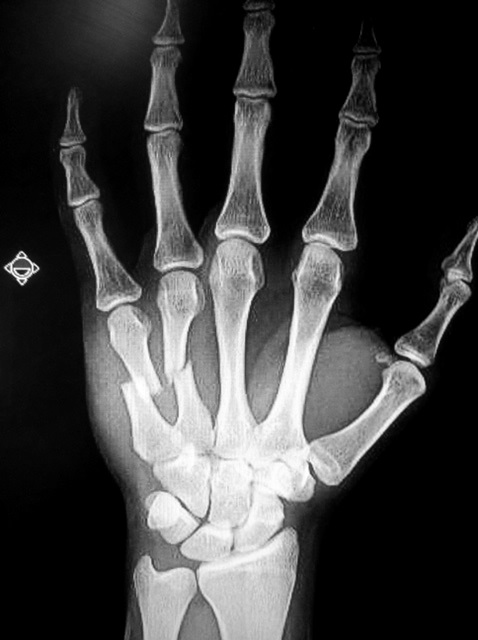
#> input picture dataset/images/1.jpg, 478 x 640 px; its folder holds only this picture in this run
$ python rontgen.py
#> lines starting #> are read from the running program, lines starting #| are printed output that depends on the picture; after the words box and inside, x2 and y2 are one past the last pixel; in counts of white or black regions, pixels touching at a corner belong together; long printed decimals are rounded
import cv2
import numpy as np
import os
import xml.etree.ElementTree as ET

# Ana klasör yolu
dataset_folder = '../dataset/'  # rontgen klasörü içinden çalıştıracağımız için bir üst dizine çıkıyoruz

# Resimlerin ve XML dosyalarının bulunduğu klasör yolları
image_folder = os.path.join(dataset_folder, 'images')
xml_folder = os.path.join(dataset_folder, 'xmls')

# İşlenmiş resimlerin kaydedileceği klasör yolu
output_folder = os.path.join(dataset_folder, 'processed_images')

# Klasörler yoksa oluştur
if not os.path.exists(output_folder):
    os.makedirs(output_folder)

# Klasördeki tüm resim dosyalarını listele
image_files = [f for f in os.listdir(image_folder) if os.path.isfile(os.path.join(image_folder, f))]

# İşlenen dosyaların kaydı
processed_files = []

# Hataları kaydetmek için liste
error_files = []

# Her bir resim dosyası için işlem yap
for image_file in image_files:
    try:
        # Görüntüyü yükleme
        img_path = os.path.join(image_folder, image_file)
        img = cv2.imread(img_path, 0)
#> img is the input picture: shape (640, 478); min 0, max 255, mean 63.6

        if img is None:
            print(f"Error loading image: {img_path}")
            error_files.append(image_file)
            continue

        # Histogram eşitleme
        equalized_image = cv2.equalizeHist(img)
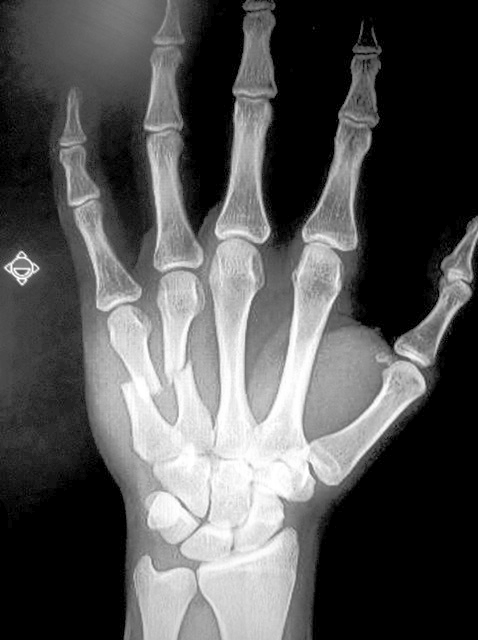
#> equalized_image: shape (640, 478); min 0, max 255, mean 84.2

        # 5x5 boyutunda kernel oluşturma
        kernel = np.ones((5, 5), np.uint8)

        # Dilation işlemi
        img_dilation = cv2.dilate(equalized_image, kernel, iterations=1)
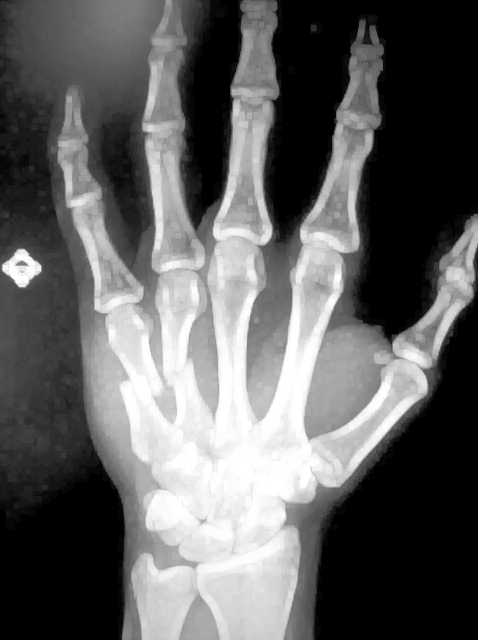
#> img_dilation: shape (640, 478); min 0, max 255, mean 96.1

        # Erozyon işlemi
        eroded_image = cv2.erode(img_dilation, kernel, iterations=1)

        # Closing işlemi
        closing = cv2.morphologyEx(eroded_image, cv2.MORPH_CLOSE, kernel)

        # Kenar bulma işlemi
        edges = cv2.Canny(closing, 100, 200)
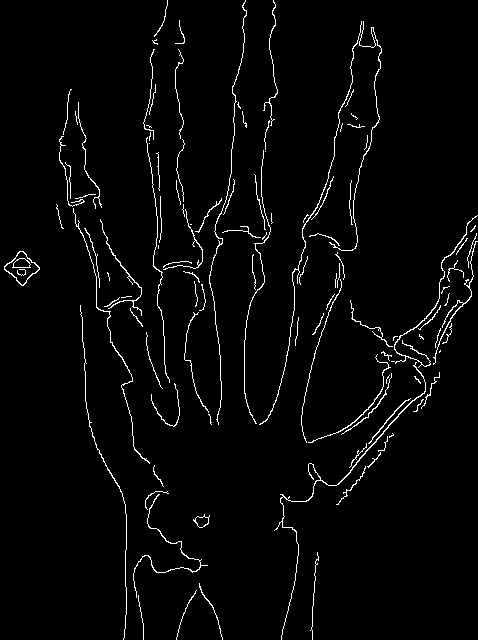
#> edges: shape (640, 478); 2.8% white in thin lines or dots

        # Kenar tespitinden sonra konturları çizme
        contour_image = cv2.cvtColor(edges, cv2.COLOR_GRAY2BGR)
#> contour_image: shape (640, 478, 3); 2.8% white in thin lines or dots

        # Kontur bulma
        contours, hierarchy = cv2.findContours(edges, cv2.RETR_TREE, cv2.CHAIN_APPROX_SIMPLE)
#> contours = 117 contours, 95 with area under 20; largest, box (x1, y1, x2, y2) and area: (4, 251, 40, 286) 628, (4, 251, 40, 286) 575, (274, 362, 426, 640) 132, (12, 258, 31, 268) 122, (13, 258, 31, 268) 117

        # Kontur analizi ve kırık olabilecek konturları belirleme
        for contour in contours:
            area = cv2.contourArea(contour)
            x, y, w, h = cv2.boundingRect(contour)
            aspect_ratio = float(w) / h

            # Filtreleme kriterleri
            if 100 < area < 2000 and 0.5 < aspect_ratio < 2 and w > 5 and h > 5 and x > 10 and y > 10:
                perimeter = cv2.arcLength(contour, True)
                approx = cv2.approxPolyDP(contour, 0.02 * perimeter, True)
                if len(approx) > 4:  # Daha karmaşık şekiller için
                    cv2.rectangle(contour_image, (x, y), (x + w, y + h), (0, 0, 255), 2)  # Kırmızı renk
                    print(f"Kırmızı kutu çizildi: x={x}, y={y}, w={w}, h={h}, aspect_ratio={aspect_ratio}")
#> this loop made 117 passes
#> (area, x, y, w, h, aspect_ratio, perimeter) on passes 5, 6, 23, 59, 60: (115, 193, 514, 17, 14, 1.21, 54.28), (105.5, 195, 516, 14, 12, 1.17, 41.21), (131.5, 274, 362, 152, 278, 0.547, 939.6), (122.5, 12, 258, 19, 10, 1.9, 48.38), (117, 13, 258, 18, 10, 1.8, 43.8)
#> (area, x, y, w, h, aspect_ratio) on passes 7, 17, 21, 24, 37, 56: (55.5, 133, 494, 75, 104, 0.721), (36, 368, 398, 43, 46, 0.935), (30, 341, 373, 51, 62, 0.823), (45.5, 308, 354, 83, 89, 0.933), (24.5, 80, 305, 47, 335, 0.14), (628, 4, 251, 36, 35, 1.03)
#| Kırmızı kutu çizildi: x=193, y=514, w=17, h=14, aspect_ratio=1.214
#| Kırmızı kutu çizildi: x=195, y=516, w=14, h=12, aspect_ratio=1.167
#| Kırmızı kutu çizildi: x=274, y=362, w=152, h=278, aspect_ratio=0.5468
#| Kırmızı kutu çizildi: x=12, y=258, w=19, h=10, aspect_ratio=1.9
#| Kırmızı kutu çizildi: x=13, y=258, w=18, h=10, aspect_ratio=1.8
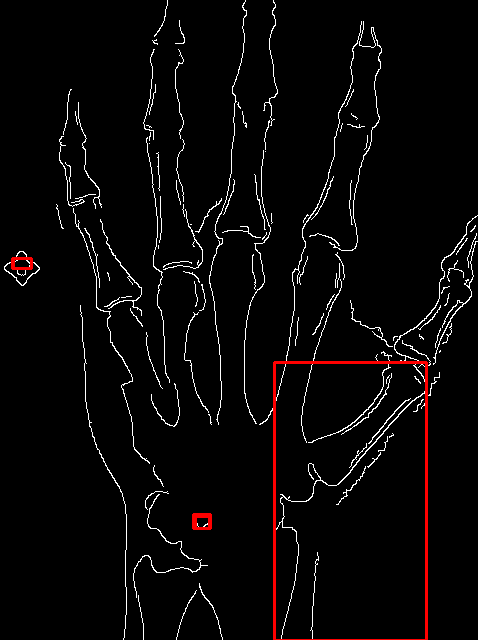
#> contour_image: shape (640, 478, 3); mean B, G, R 7, 7, 9.2

        # XML dosyasını yükleme
        xml_path = os.path.join(xml_folder, os.path.splitext(image_file)[0] + '.xml')
        if os.path.exists(xml_path):
            tree = ET.parse(xml_path)
            root = tree.getroot()

            # XML dosyasındaki kırık koordinatlarını okuma
            for box in root.iter('bndbox'):
                xmin = int(box.find('xmin').text)
                ymin = int(box.find('ymin').text)
                xmax = int(box.find('xmax').text)
                ymax = int(box.find('ymax').text)
                cv2.rectangle(contour_image, (xmin, ymin), (xmax, ymax), (255, 0, 0), 2)  # Mavi renk

        # İşlenmiş resmi kaydet
        output_path = os.path.join(output_folder, 'processed_' + image_file)
        cv2.imwrite(output_path, contour_image)
        processed_files.append(image_file)

    except Exception as e:
        print(f"Error processing file {image_file}: {e}")
        error_files.append(image_file)

print(f"Processed {len(processed_files)} files.")
print(f"Encountered errors in {len(error_files)} files.")
print("Tüm resimler işlendi ve kaydedildi.")
cv2.waitKey(0)
cv2.destroyAllWindows()

$ run again, on dataset/images/116.png
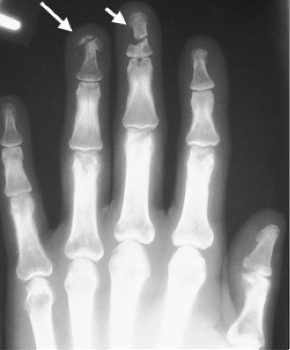
#> input picture dataset/images/116.png, 290 x 350 px
#> img is the input picture: shape (350, 290); min 24, max 255, mean 130.7
#> `img_dilation = cv2.dilate(equalized_image, kernel, iterations=1)`:
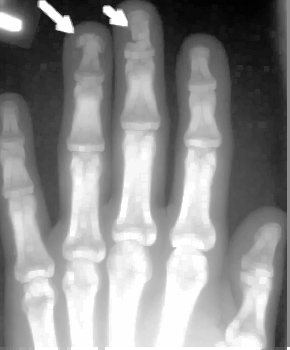
#> img_dilation: shape (350, 290); min 0, max 255, mean 141.4
#> `edges = cv2.Canny(closing, 100, 200)`:
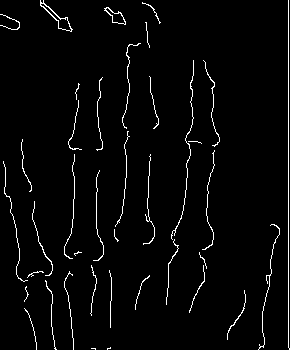
#> edges: shape (350, 290); 2.9% white in thin lines or dots
#> contour_image: shape (350, 290, 3); 2.9% white in thin lines or dots
#> contours = 41 contours, 37 with area under 20; largest, box (x1, y1, x2, y2) and area: (40, 0, 73, 32) 224, (40, 3, 72, 32) 181, (104, 7, 126, 25) 150, (105, 7, 126, 25) 130
#> the loop `for contour in contours:` made 41 passes
#> (area, x, y, w, h, aspect_ratio) on passes 36, 37, 40, 41: (150, 104, 7, 22, 18, 1.22), (129.5, 105, 7, 21, 18, 1.17), (223.5, 40, 0, 33, 32, 1.03), (181, 40, 3, 32, 29, 1.1)

$ run again, on dataset/images/117.jpg
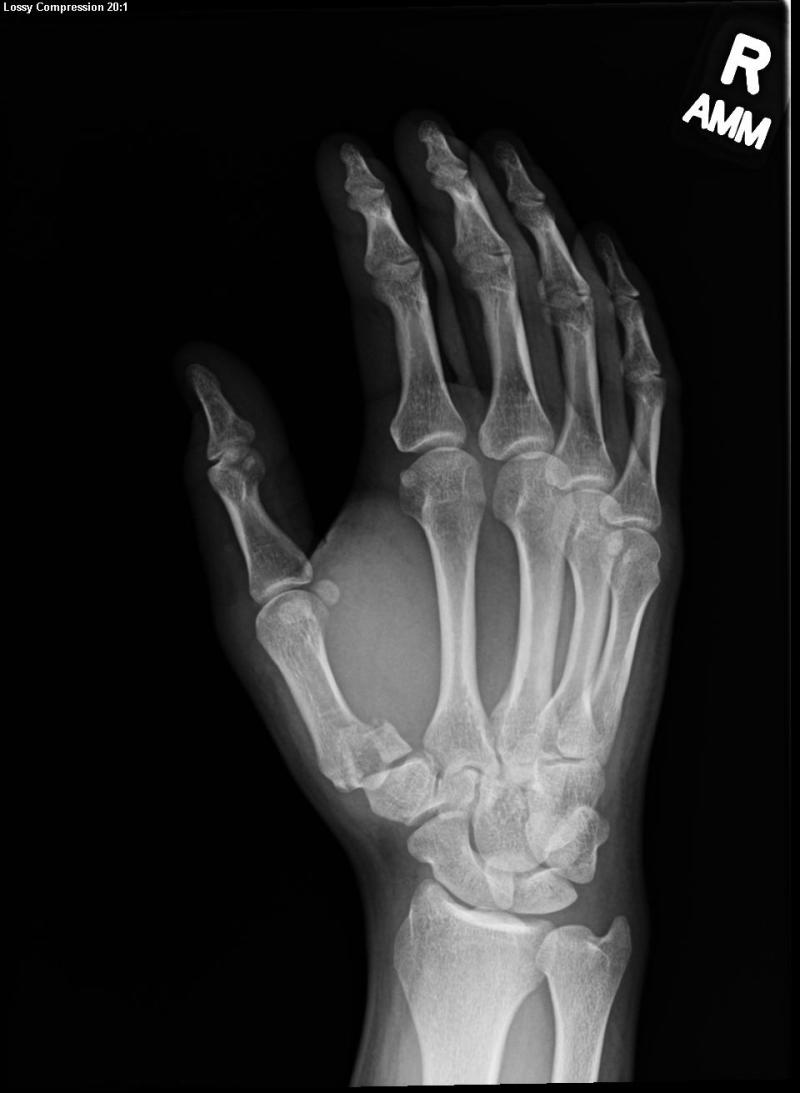
#> input picture dataset/images/117.jpg, 800 x 1093 px
#> img is the input picture: shape (1093, 800); min 0, max 255, mean 41.4
#> `edges = cv2.Canny(closing, 100, 200)`:
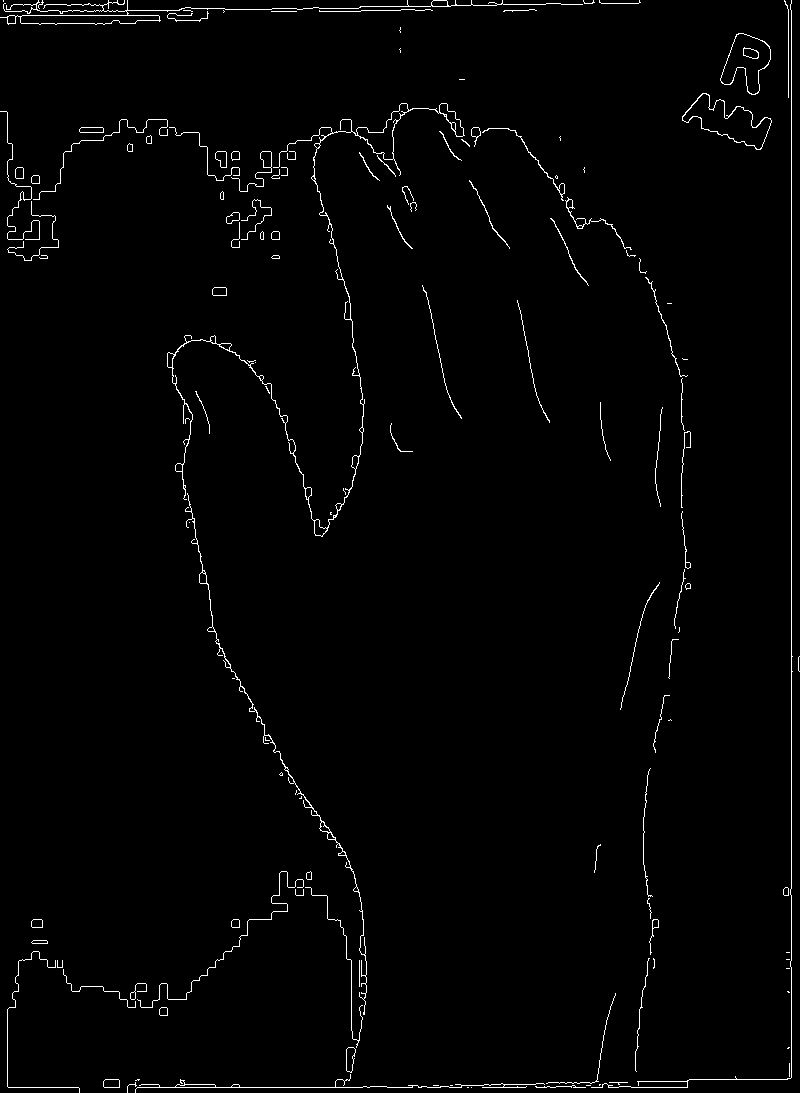
#> edges: shape (1093, 800); 1.5% white in thin lines or dots
#> contours = 200 contours, 108 with area under 20; largest, box (x1, y1, x2, y2) and area: (682, 93, 772, 150) 2188, (682, 93, 772, 150) 2122, (167, 103, 465, 537) 1994, (720, 33, 771, 95) 1718, (720, 33, 771, 95) 1692
#> the loop `for contour in contours:` made 200 passes
#> (area, x, y, w, h, aspect_ratio, perimeter) on passes 11, 12, 95, 96, 135, 136, 139, 140: (125, 103, 1079, 17, 9, 1.89, 45.66), (124.5, 103, 1079, 17, 9, 1.89, 45.07), (109, 212, 287, 15, 9, 1.67, 41.66), (108.5, 212, 287, 15, 9, 1.67, 41.07), (151, 231, 151, 41, 41, 1, 238.1), (148.5, 260, 151, 12, 17, 0.706, 49.9), (135.5, 215, 151, 12, 17, 0.706, 49.9), (134.5, 215, 151, 12, 17, 0.706, 49.9)
#> (printed output is left out)
#> after the loop `for contour in contours:`:
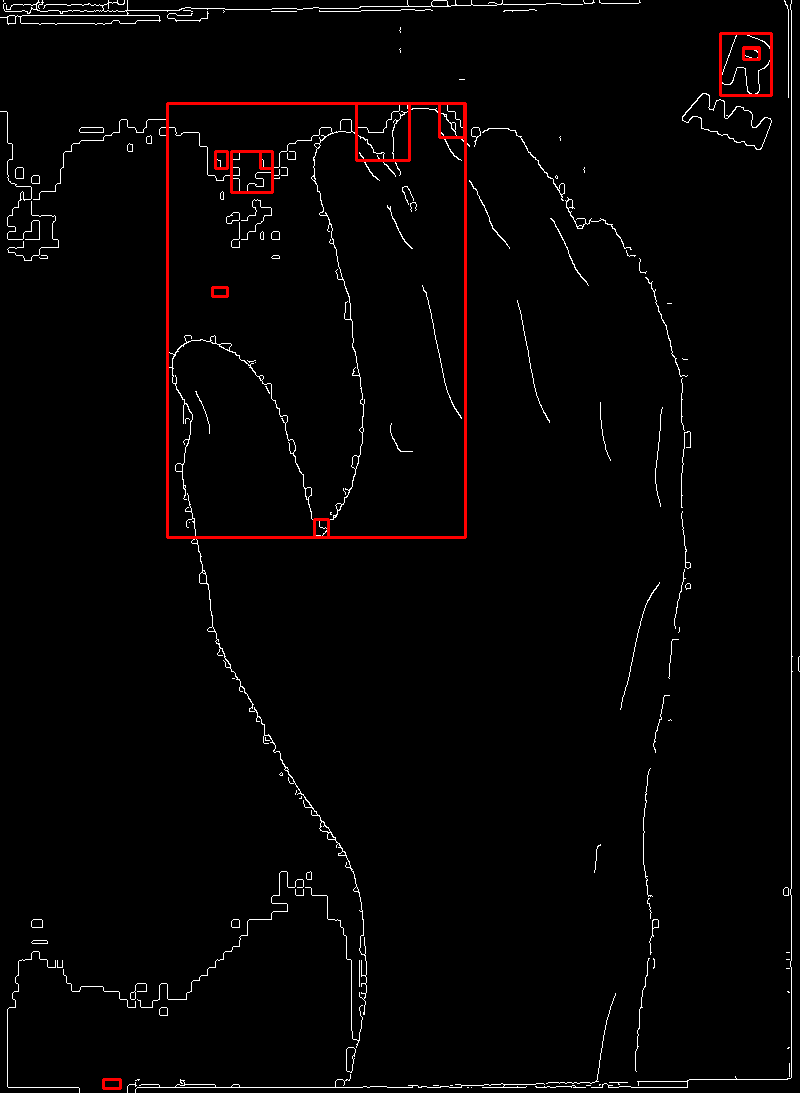
#> contour_image: shape (1093, 800, 3); mean B, G, R 3.7, 3.7, 5.7

$ run again, on dataset/images/12.jpg
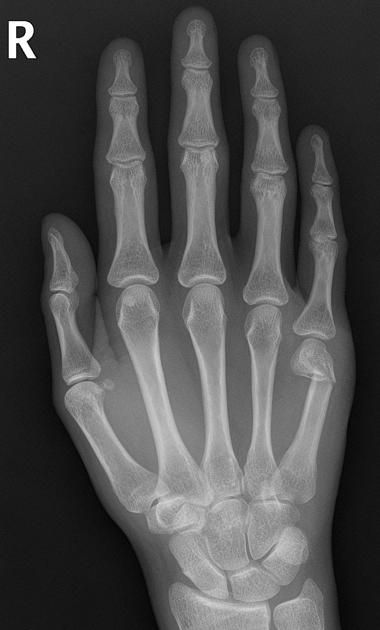
#> input picture dataset/images/12.jpg, 380 x 630 px
#> img is the input picture: shape (630, 380); min 0, max 255, mean 76.5
#> `img_dilation = cv2.dilate(equalized_image, kernel, iterations=1)`:
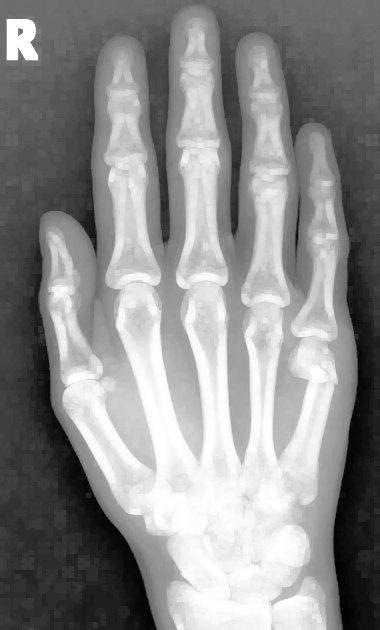
#> img_dilation: shape (630, 380); min 2, max 255, mean 140.9
#> `edges = cv2.Canny(closing, 100, 200)`:
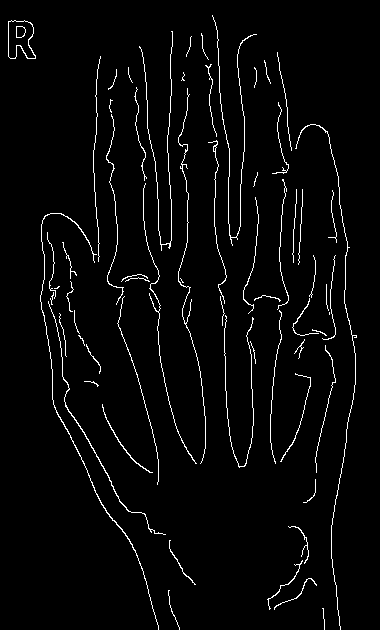
#> edges: shape (630, 380); 3.1% white in thin lines or dots, all inside (x1, y1, x2, y2) = (8, 15, 357, 630)
#> contours = 70 contours, 55 with area under 20; largest, box (x1, y1, x2, y2) and area: (8, 20, 36, 59) 775, (8, 20, 36, 59) 752, (40, 213, 159, 630) 101, (16, 26, 26, 38) 88, (16, 26, 26, 38) 84
#> the loop `for contour in contours:` made 70 passes
#> (area, x, y, w, h, aspect_ratio) on passes 3, 4, 5, 8, 22, 39, 44, 47: (20, 274, 578, 43, 32, 1.34), (22.5, 267, 560, 36, 50, 0.72), (20.5, 169, 540, 27, 45, 0.6), (41.5, 102, 404, 51, 69, 0.739), (78.5, 48, 301, 118, 234, 0.504), (101, 40, 213, 119, 417, 0.285), (28, 143, 183, 54, 281, 0.192), (24.5, 208, 140, 19, 164, 0.116)

$ run again, on dataset/images/100.jpg
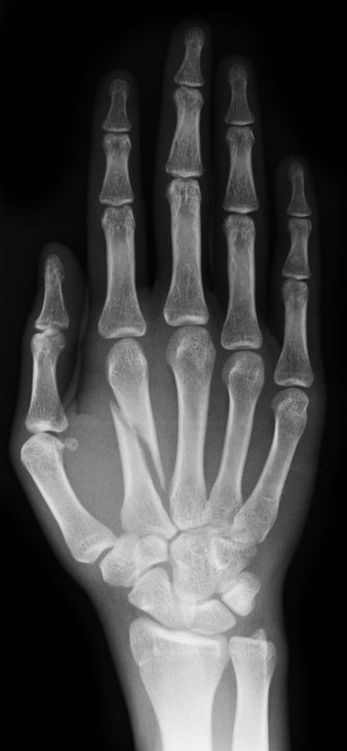
#> input picture dataset/images/100.jpg, 347 x 751 px
#> img is the input picture: shape (751, 347); min 0, max 242, mean 66.7
#> `edges = cv2.Canny(closing, 100, 200)`:
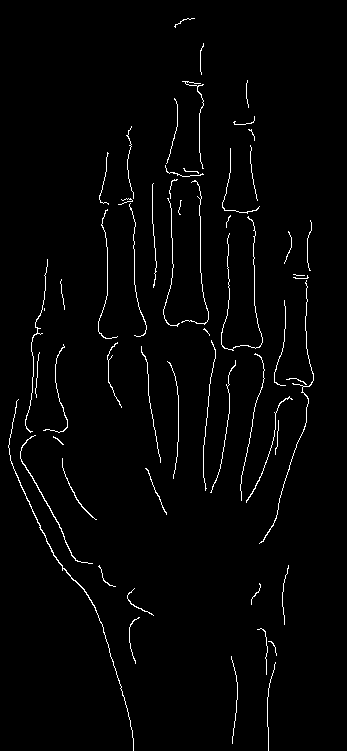
#> edges: shape (751, 347); 1.9% white in thin lines or dots, all inside (x1, y1, x2, y2) = (8, 18, 314, 751)
#> contours = 58 contours, 53 with area under 20; largest, box (x1, y1, x2, y2) and area: (8, 399, 134, 751) 84, (20, 435, 93, 564) 63, (259, 280, 314, 544) 27, (246, 396, 293, 503) 26, (62, 458, 97, 520) 24
#> the loop `for contour in contours:` made 58 passes
#> (area, x, y, w, h, aspect_ratio) on passes 11, 13, 15, 16, 29: (24.5, 62, 458, 35, 62, 0.565), (63, 20, 435, 73, 129, 0.566), (84.5, 8, 399, 126, 352, 0.358), (26, 246, 396, 47, 107, 0.439), (27, 259, 280, 55, 264, 0.208)
